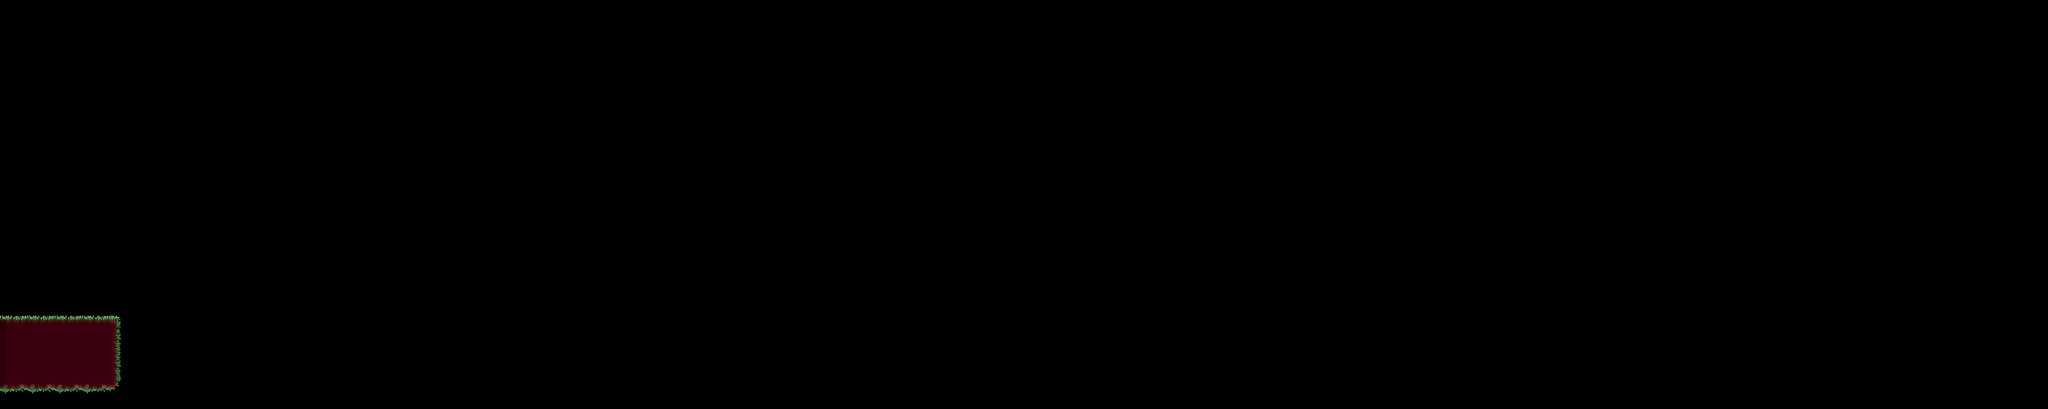

Rendered tile map (Tiled .tmx) drawn with the repository's tilesets; below, a short description and the map source with its tile grids summarised:
An orthogonal 150x30 tile map with 64x64 px tiles, 2 tile layers (Platform, Collisions).

<map version="1.5" tiledversion="1.7.2" orientation="orthogonal" renderorder="right-down" width="150" height="30" tilewidth="64" tileheight="64" infinite="0" nextlayerid="4" nextobjectid="1">
 <properties>
  <property name="Draw" value="0" />
  <property name="Navigaton" value="1" />
 </properties>
 <tileset firstgid="1" name="Tileset" tilewidth="64" tileheight="64" tilecount="196" columns="14">
  <image source="TileSet.png" width="896" height="896" />
  <wangsets>
   <wangset name="NoHoles" type="mixed" tile="-1" />
   <wangset name="Litle Platforms" type="mixed" tile="-1" />
   <wangset name="Hole" type="mixed" tile="-1" />
  </wangsets>
 </tileset>
 <layer id="1" name="Platform" width="150" height="30">
  <properties>
   <property name="Draw" value="1" />
   <property name="Navigation" value="0" />
  </properties>
  <data>[4500 cells, 56 non-empty, 15 distinct tile ids]</data>
 </layer>
 <layer id="3" name="Collisions" width="150" height="30" offsetx="-32" offsety="28">
  <data>[4500 cells, 45 non-empty, 1 distinct tile ids]</data>
 </layer>
</map>
